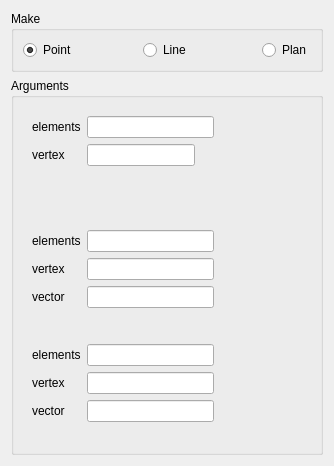
<?xml version="1.0" encoding="UTF-8"?>
<ui version="4.0">
 <class>SymmetryDialog</class>
 <widget class="QDialog" name="SymmetryDialog">
  <property name="geometry">
   <rect>
    <x>0</x>
    <y>0</y>
    <width>334</width>
    <height>466</height>
   </rect>
  </property>
  <property name="windowTitle">
   <string>Make Symmetry</string>
  </property>
  <layout class="QVBoxLayout" name="verticalLayout_4">
   <item>
    <widget class="QGroupBox" name="groupBox">
     <property name="sizePolicy">
      <sizepolicy hsizetype="Preferred" vsizetype="Fixed">
       <horstretch>0</horstretch>
       <verstretch>0</verstretch>
      </sizepolicy>
     </property>
     <property name="minimumSize">
      <size>
       <width>0</width>
       <height>10</height>
      </size>
     </property>
     <property name="title">
      <string>Make</string>
     </property>
     <layout class="QGridLayout" name="gridLayout">
      <item row="0" column="0">
       <widget class="QRadioButton" name="rb0">
        <property name="sizePolicy">
         <sizepolicy hsizetype="Expanding" vsizetype="Fixed">
          <horstretch>0</horstretch>
          <verstretch>0</verstretch>
         </sizepolicy>
        </property>
        <property name="text">
         <string>Point</string>
        </property>
        <property name="checked">
         <bool>true</bool>
        </property>
       </widget>
      </item>
      <item row="0" column="1">
       <widget class="QRadioButton" name="rb1">
        <property name="sizePolicy">
         <sizepolicy hsizetype="Expanding" vsizetype="Fixed">
          <horstretch>0</horstretch>
          <verstretch>0</verstretch>
         </sizepolicy>
        </property>
        <property name="text">
         <string>Line</string>
        </property>
       </widget>
      </item>
      <item row="0" column="2">
       <widget class="QRadioButton" name="rb2">
        <property name="text">
         <string>Plan</string>
        </property>
       </widget>
      </item>
     </layout>
    </widget>
   </item>
   <item>
    <widget class="QGroupBox" name="groupBox_2">
     <property name="title">
      <string>Arguments</string>
     </property>
     <layout class="QVBoxLayout" name="verticalLayout">
      <item>
       <widget class="QWidget" name="widget" native="true">
        <layout class="QFormLayout" name="formLayout">
         <property name="fieldGrowthPolicy">
          <enum>QFormLayout::ExpandingFieldsGrow</enum>
         </property>
         <item row="0" column="0">
          <widget class="QLabel" name="label_6">
           <property name="text">
            <string>elements</string>
           </property>
          </widget>
         </item>
         <item row="0" column="1">
          <widget class="QLineEdit" name="elts_le_rb0">
           <property name="maximumSize">
            <size>
             <width>127</width>
             <height>16777215</height>
            </size>
           </property>
          </widget>
         </item>
         <item row="1" column="0">
          <widget class="QLabel" name="label_5">
           <property name="text">
            <string>vertex</string>
           </property>
          </widget>
         </item>
         <item row="1" column="1">
          <widget class="QLineEdit" name="vex_le_rb0">
           <property name="sizePolicy">
            <sizepolicy hsizetype="Preferred" vsizetype="Fixed">
             <horstretch>0</horstretch>
             <verstretch>0</verstretch>
            </sizepolicy>
           </property>
           <property name="maximumSize">
            <size>
             <width>127</width>
             <height>16777215</height>
            </size>
           </property>
          </widget>
         </item>
        </layout>
       </widget>
      </item>
      <item>
       <widget class="QWidget" name="widget_2" native="true">
        <layout class="QFormLayout" name="formLayout_2">
         <item row="0" column="0">
          <widget class="QLabel" name="label_8">
           <property name="text">
            <string>elements</string>
           </property>
          </widget>
         </item>
         <item row="0" column="1">
          <widget class="QLineEdit" name="elts_le_rb1">
           <property name="maximumSize">
            <size>
             <width>127</width>
             <height>16777215</height>
            </size>
           </property>
          </widget>
         </item>
         <item row="1" column="0">
          <widget class="QLabel" name="label_3">
           <property name="text">
            <string>vertex</string>
           </property>
          </widget>
         </item>
         <item row="1" column="1">
          <widget class="QLineEdit" name="vex_le_rb1">
           <property name="maximumSize">
            <size>
             <width>127</width>
             <height>16777215</height>
            </size>
           </property>
          </widget>
         </item>
         <item row="3" column="1">
          <widget class="QLineEdit" name="vec_le_rb1">
           <property name="maximumSize">
            <size>
             <width>127</width>
             <height>16777215</height>
            </size>
           </property>
          </widget>
         </item>
         <item row="3" column="0">
          <widget class="QLabel" name="label_4">
           <property name="text">
            <string>vector</string>
           </property>
          </widget>
         </item>
        </layout>
       </widget>
      </item>
      <item>
       <widget class="QWidget" name="widget_3" native="true">
        <layout class="QFormLayout" name="formLayout_3">
         <item row="0" column="0">
          <widget class="QLabel" name="label_9">
           <property name="text">
            <string>elements</string>
           </property>
          </widget>
         </item>
         <item row="0" column="1">
          <widget class="QLineEdit" name="elts_le_rb2">
           <property name="maximumSize">
            <size>
             <width>127</width>
             <height>16777215</height>
            </size>
           </property>
          </widget>
         </item>
         <item row="1" column="0">
          <widget class="QLabel" name="label_7">
           <property name="text">
            <string>vertex</string>
           </property>
          </widget>
         </item>
         <item row="1" column="1">
          <widget class="QLineEdit" name="vex_le_rb2">
           <property name="maximumSize">
            <size>
             <width>127</width>
             <height>16777215</height>
            </size>
           </property>
          </widget>
         </item>
         <item row="2" column="0">
          <widget class="QLabel" name="label_2">
           <property name="text">
            <string>vector</string>
           </property>
          </widget>
         </item>
         <item row="2" column="1">
          <widget class="QLineEdit" name="vec_le_rb2">
           <property name="maximumSize">
            <size>
             <width>127</width>
             <height>16777215</height>
            </size>
           </property>
          </widget>
         </item>
        </layout>
       </widget>
      </item>
     </layout>
    </widget>
   </item>
  </layout>
 </widget>
 <resources/>
 <connections>
  <connection>
   <sender>rb0</sender>
   <signal>pressed()</signal>
   <receiver>widget</receiver>
   <slot>show()</slot>
   <hints>
    <hint type="sourcelabel">
     <x>61</x>
     <y>48</y>
    </hint>
    <hint type="destinationlabel">
     <x>76</x>
     <y>104</y>
    </hint>
   </hints>
  </connection>
  <connection>
   <sender>rb0</sender>
   <signal>pressed()</signal>
   <receiver>widget_2</receiver>
   <slot>hide()</slot>
   <hints>
    <hint type="sourcelabel">
     <x>94</x>
     <y>46</y>
    </hint>
    <hint type="destinationlabel">
     <x>181</x>
     <y>180</y>
    </hint>
   </hints>
  </connection>
  <connection>
   <sender>rb0</sender>
   <signal>pressed()</signal>
   <receiver>widget_3</receiver>
   <slot>hide()</slot>
   <hints>
    <hint type="sourcelabel">
     <x>41</x>
     <y>49</y>
    </hint>
    <hint type="destinationlabel">
     <x>73</x>
     <y>310</y>
    </hint>
   </hints>
  </connection>
  <connection>
   <sender>rb1</sender>
   <signal>pressed()</signal>
   <receiver>widget</receiver>
   <slot>hide()</slot>
   <hints>
    <hint type="sourcelabel">
     <x>153</x>
     <y>51</y>
    </hint>
    <hint type="destinationlabel">
     <x>143</x>
     <y>109</y>
    </hint>
   </hints>
  </connection>
  <connection>
   <sender>rb1</sender>
   <signal>pressed()</signal>
   <receiver>widget_2</receiver>
   <slot>show()</slot>
   <hints>
    <hint type="sourcelabel">
     <x>197</x>
     <y>48</y>
    </hint>
    <hint type="destinationlabel">
     <x>218</x>
     <y>182</y>
    </hint>
   </hints>
  </connection>
  <connection>
   <sender>rb1</sender>
   <signal>pressed()</signal>
   <receiver>widget_3</receiver>
   <slot>hide()</slot>
   <hints>
    <hint type="sourcelabel">
     <x>182</x>
     <y>38</y>
    </hint>
    <hint type="destinationlabel">
     <x>190</x>
     <y>310</y>
    </hint>
   </hints>
  </connection>
  <connection>
   <sender>rb2</sender>
   <signal>pressed()</signal>
   <receiver>widget_3</receiver>
   <slot>show()</slot>
   <hints>
    <hint type="sourcelabel">
     <x>258</x>
     <y>46</y>
    </hint>
    <hint type="destinationlabel">
     <x>238</x>
     <y>310</y>
    </hint>
   </hints>
  </connection>
  <connection>
   <sender>rb2</sender>
   <signal>pressed()</signal>
   <receiver>widget_2</receiver>
   <slot>hide()</slot>
   <hints>
    <hint type="sourcelabel">
     <x>271</x>
     <y>46</y>
    </hint>
    <hint type="destinationlabel">
     <x>268</x>
     <y>194</y>
    </hint>
   </hints>
  </connection>
  <connection>
   <sender>rb2</sender>
   <signal>pressed()</signal>
   <receiver>widget</receiver>
   <slot>hide()</slot>
   <hints>
    <hint type="sourcelabel">
     <x>255</x>
     <y>48</y>
    </hint>
    <hint type="destinationlabel">
     <x>250</x>
     <y>111</y>
    </hint>
   </hints>
  </connection>
 </connections>
</ui>
